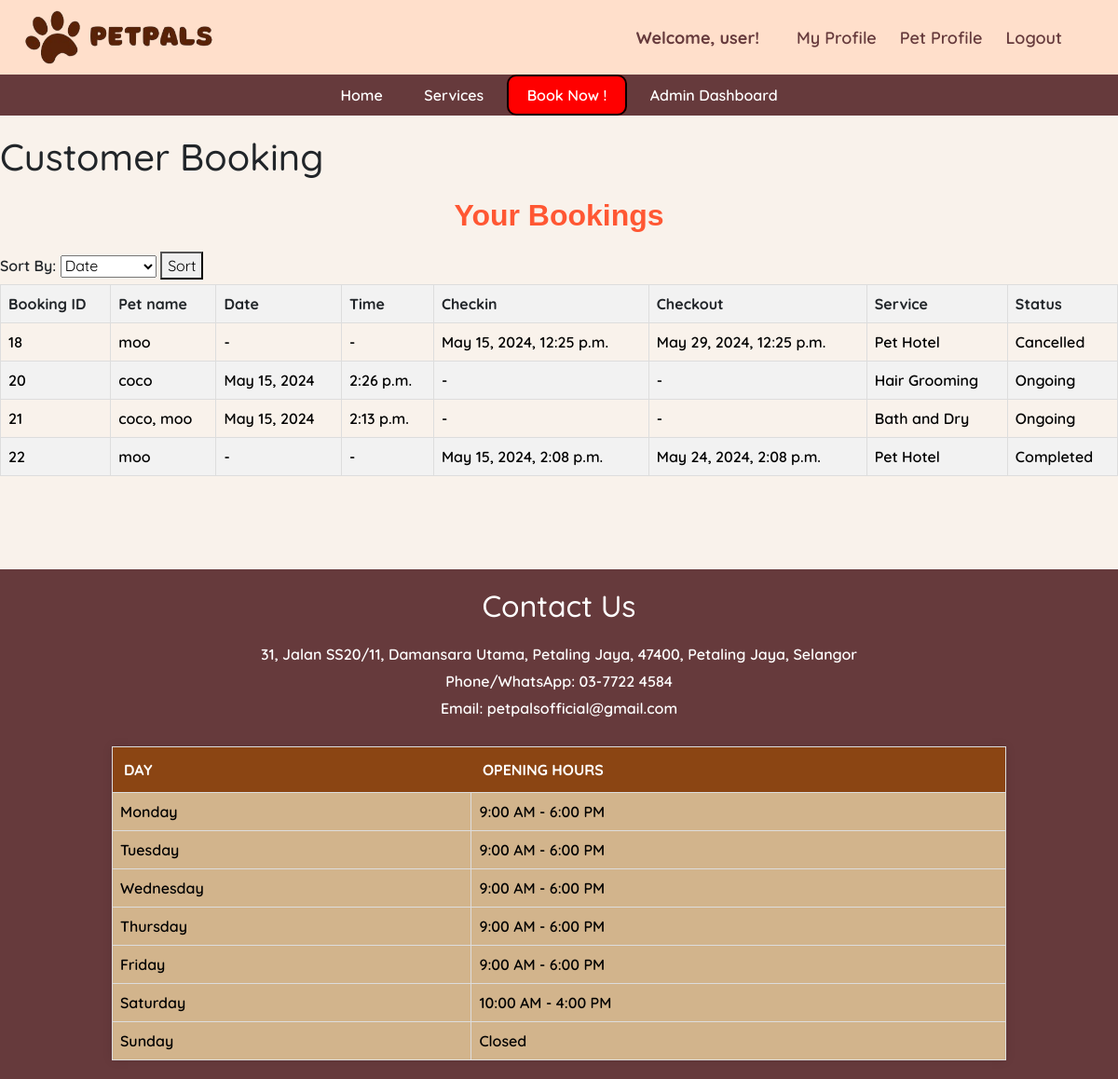
Before: /customer_booking/ (signed in) with the older database file.
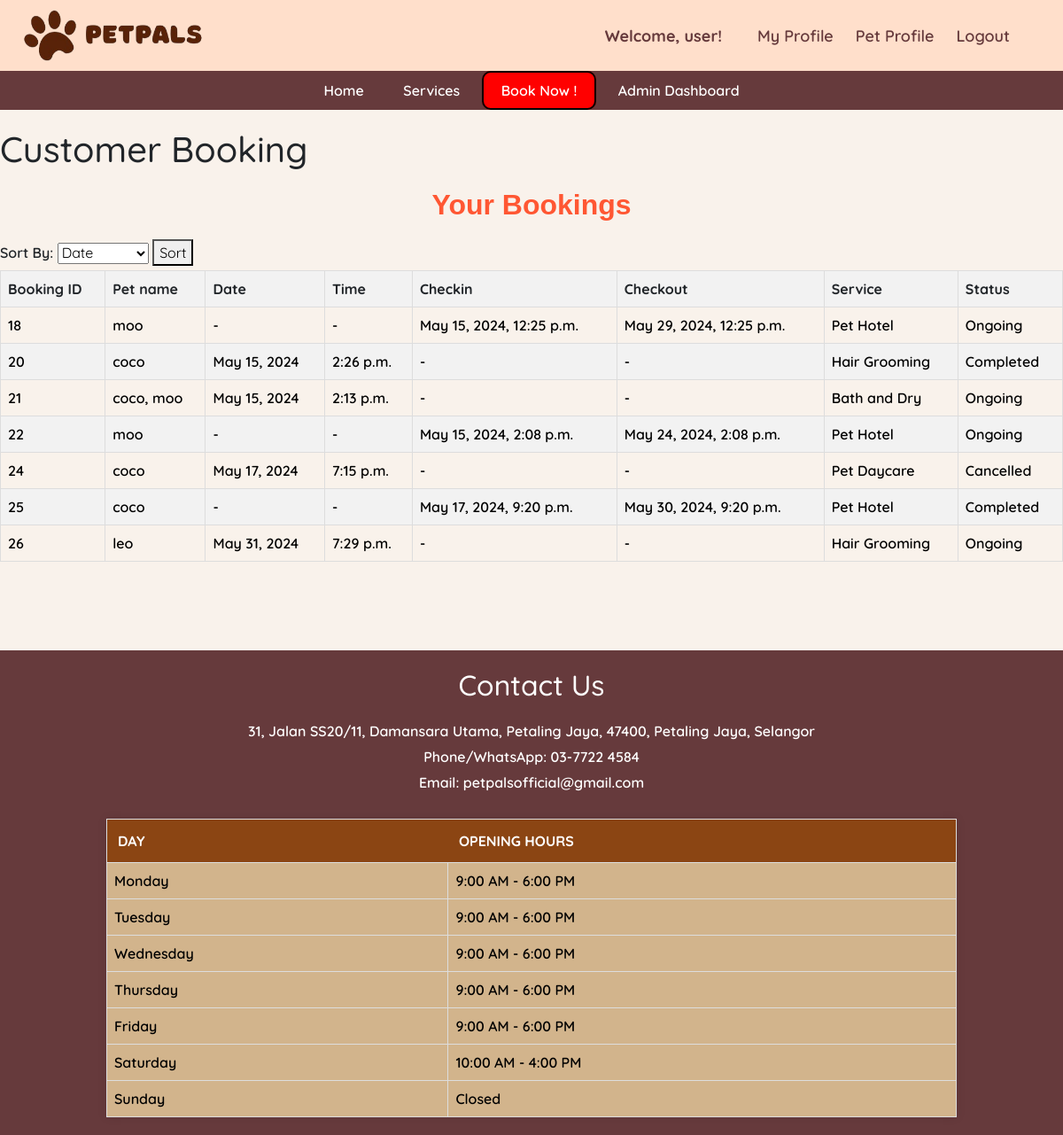
After: the same page with the newer database file.
### main/models.py (models this page shows, shortened)
class Booking(models.Model):
    owner = models.ForeignKey(Owner, null=True, on_delete=models.CASCADE)
    pet = models.ManyToManyField(Pet)
    date = models.DateField(blank=True, null=True)
    time = models.TimeField(blank=True, null=True)
    SERVICE_CHOICES = [
        ('Hair Grooming', 'Hair Grooming'),
        ('Bath and Dry', 'Bath and Dry'),
        ('Pet Hotel', 'Pet Hotel'),
        ('Pet Daycare', 'Pet Daycare'),
    ]
    service = models.CharField(max_length=50, choices=SERVICE_CHOICES)
    STATUS_CHOICES = [
        ('Ongoing', 'Ongoing'),
        ('Completed', 'Completed'),
        ('Cancelled', 'Cancelled'),
    ]
    status = models.CharField(max_length=20, choices=STATUS_CHOICES, default='Ongoing')
    checkin = models.DateTimeField(null=True, blank=True)
    checkout = models.DateTimeField(null=True, blank=True)

class Pet(models.Model):
    name = models.CharField(max_length=20)
    owner = models.ForeignKey(Owner, null=True, on_delete=models.CASCADE)
    age = models.PositiveBigIntegerField()
    species = models.CharField(max_length=50)
    breed = models.CharField(max_length=50)
    profile_pic = models.ImageField(default="profile.jpg", null=True, blank=True)

### main/views.py (the view)
# urls.py: path('customer_booking/', views.customer_booking, name='customer_booking'),
@login_required
def customer_booking(request):
    owner = request.user.owner
    bookings = Booking.objects.filter(owner=owner, )
    context = {
        'bookings': bookings,
    }
    return render(request, 'customer_booking.html', context)

### main/templates/customer_booking.html (shortened to what this page needs)
{% extends 'base.html' %}
{% block content %}
<!DOCTYPE html>
<html lang="en">
<head>
</head>
<body>
    <h1 class="ti">Customer Booking</h1>
    <div style="margin-top: 20px; margin-bottom: 20px;">
    <h2 class="dash">Your Bookings</h2>
    <form method="GET" action="" class="sorting-form">
        <label for="sort_by">Sort By:</label>
        <select name="sort_by" id="sort_by" class="sort-select">
            <option value="date">Date</option>
        </select>
        <button type="submit" class="sort-button">Sort</button>
    </form>
    <table>
        <thead>
            <tr>
                <th>Booking ID</th>
                <th>Pet name</th>
                <th>Date</th>
                <th>Time</th>
                <th>Checkin</th>
                <th>Checkout</th>
                <th>Service</th>
                <th>Status</th>
            </tr>
        </thead>
        <tbody>
            {% for booking in bookings %}
            <tr>
                <td>{{ booking.id }}</td>
                <td>
                    {% for pet in booking.pet.all %}
                        {{ pet.name }}{% if not forloop.last %}, {% endif %}
                    {% endfor %}
                </td>
                <td>{{ booking.date|default:"-" }}</td>
                <td>{{ booking.time|default:"-" }}</td>
                <td>{{ booking.checkin|default:"-" }}</td>
                <td>{{ booking.checkout|default:"-" }}</td>
                <td>{{ booking.service }}</td>
                <td>{{ booking.status }}</td>
            </tr>
            {% endfor %}
        </tbody>
    </table>
    </div>
</body>
</html>
{% endblock %}

Changed rows visible on the page:
changed Booking "May 15, 2024, 12:25 p.m.": status "Cancelled" → "Ongoing"
changed Booking id 20: status "Ongoing" → "Completed"
changed Booking "May 15, 2024, 2:08 p.m.": status "Completed" → "Ongoing"
now on this page (row edited): Booking: id "24", date "May 17, 2024", time "7:15 p.m.", checkin "-", checkout "-", service "Pet Daycare", status "Cancelled", Pet (name "coco")
now on this page (row edited): Booking: id "25", date "-", time "-", checkin "May 17, 2024, 9:20 p.m.", checkout "May 30, 2024, 9:20 p.m.", service "Pet Hotel", status "Completed", Pet (name "coco")
now on this page (row edited): Booking: id "26", date "May 31, 2024", time "7:29 p.m.", checkin "-", checkout "-", service "Hair Grooming", status "Ongoing"
added Pet: name "leo", shown under "26"
